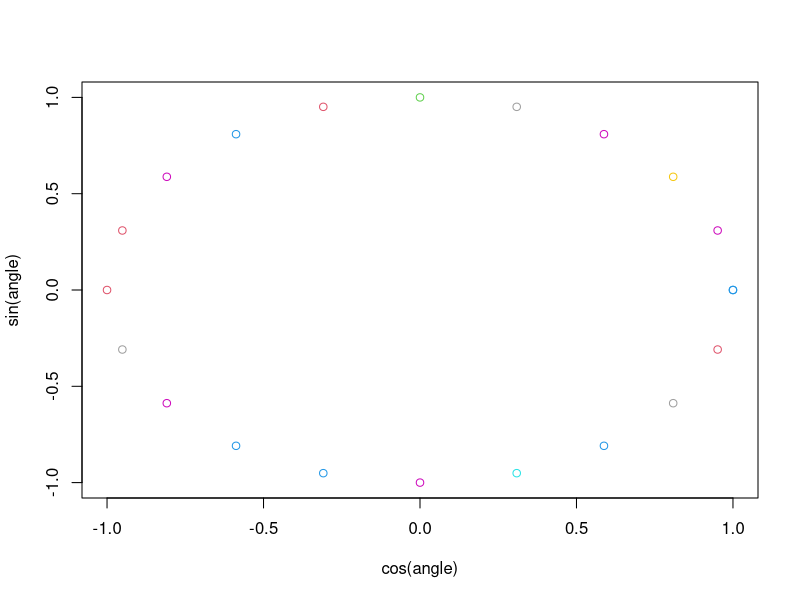

Here is the R script that generated this plot: (Note: this script raises an error after producing the figure.)
## ---- chunk 1
x<-rbinom(20,prob=0.5,size=40)
angle<-seq(0,2*pi,2*pi/20)
plot(cos(angle),sin(angle),col=x)
## ---- chunk 2
data(diamonds)
summary(diamonds)
